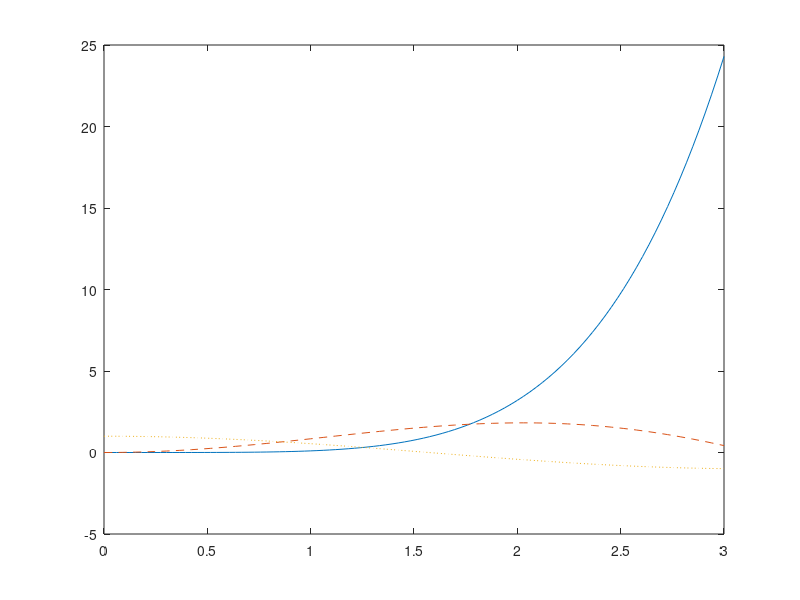

This figure's MATLAB source:
x = linspace(0, 3);
f = x.^5/10;
g = x.*sin(x);
h = cos(x);
plot(x, f, "-");
hold on;
plot(x, g, "--");
hold on;
plot(x, h, ":");
